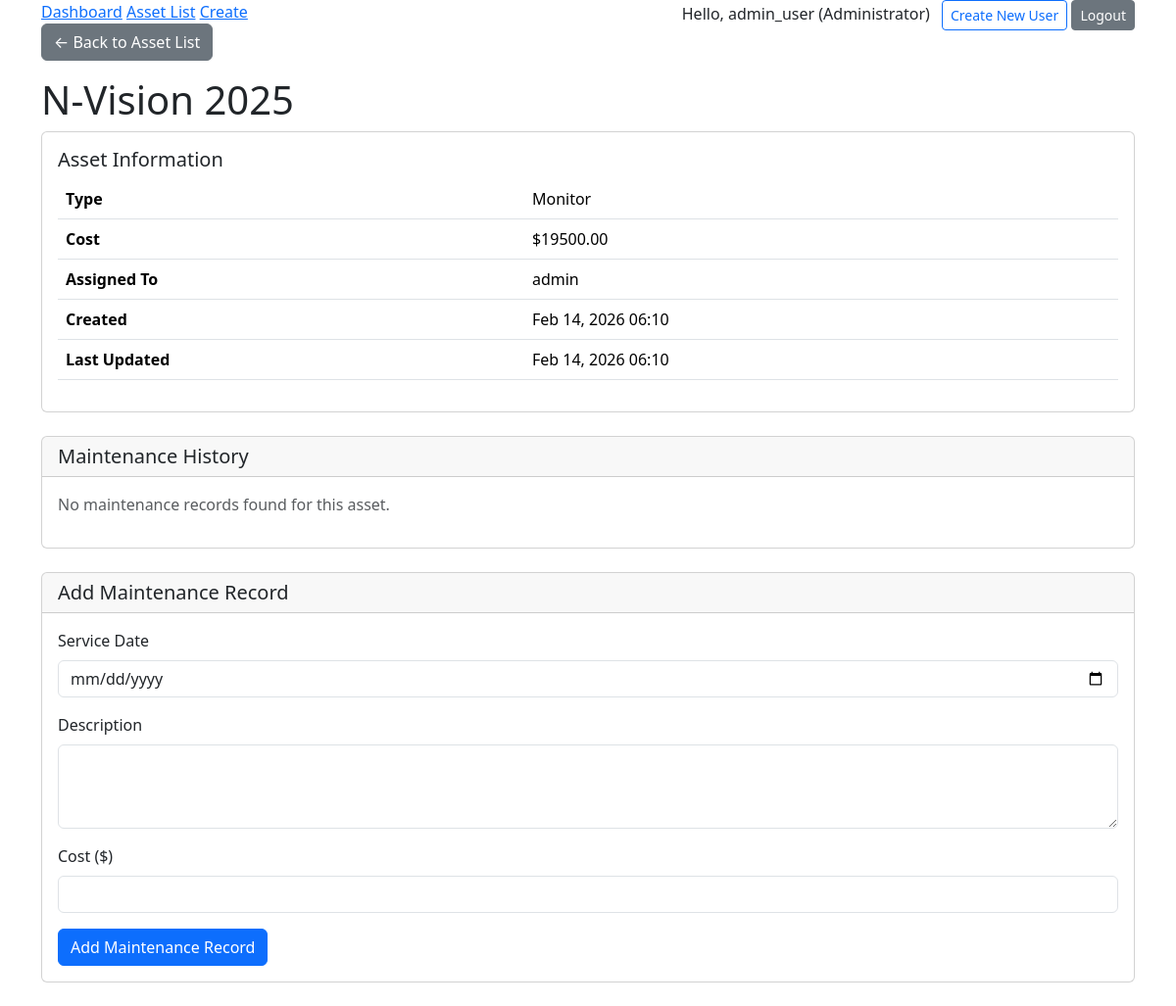
The page /2/detail/ (signed in) on the database its author committed.
### assets/models.py (models this page shows, shortened)
class User(AbstractUser):
    ROLE_CHOICES = (
        ('ADMIN', 'Administrator'),
        ('MANAGER', 'Manager'),
        ('EMPLOYEE', 'Employee'),
    )
    role = models.CharField(max_length=20, choices=ROLE_CHOICES, default='EMPLOYEE')
    @property
    def is_manager_or_admin(self):
        return self.role in ['ADMIN', 'MANAGER'] or self.is_superuser

class TimeStampedModel(models.Model):
    created_at = models.DateTimeField(auto_now_add=True)
    updated_at = models.DateTimeField(auto_now=True)
    class Meta:
        abstract = True

class Asset(TimeStampedModel):
    ASSET_TYPES = (
        ('LAPTOP', 'Laptop'),
        ('MONITOR', 'Monitor'),
        ('PHONE', 'Phone'),
        ('FURNITURE', 'Furniture'),
    )
    name = models.CharField(max_length=100)
    asset_type = models.CharField(max_length=20, choices=ASSET_TYPES)
    cost = models.DecimalField(max_digits=10, decimal_places=2)
    assigned_to = models.ForeignKey(User, on_delete=models.SET_NULL, null=True, blank=True, related_name='assets')
    history = HistoricalRecords()

### assets/views.py (the view)
# urls.py: path('<int:pk>/detail/', AssetDetailView.as_view(), name='asset-detail'),
class AssetDetailView(LoginRequiredMixin, DetailView):
    model = Asset
    template_name = "assets/asset_detail.html"
    context_object_name = "asset"
    def get_context_data(self, **kwargs):
        context = super().get_context_data(**kwargs)
        context['maintenance_logs'] = self.object.maintenance_logs.all()
        context['form'] = MaintenanceLogForm()
        return context

### assets/forms.py
class MaintenanceLogForm(forms.ModelForm):
    class Meta:
        model = MaintenanceLog
        fields = ['service_date', 'description', 'cost']
        widgets = {
            'service_date': forms.DateInput(attrs={'type': 'date', 'class': 'form-control'}),
            'description': forms.Textarea(attrs={'rows': 3, 'class': 'form-control'}),
            'cost': forms.NumberInput(attrs={'class': 'form-control', 'step': '0.01'}),
        }

### assets/templates/assets/asset_detail.html (shortened to what this page needs)
{% extends "assets/base.html" %}
{% block content %}
<div class="mb-3">
    <a href="{% url 'asset-list' %}" class="btn btn-secondary">&larr; Back to Asset List</a>
</div>
<h1>{{ asset.name }}</h1>
<div class="card mb-4">
    <div class="card-body">
        <h5 class="card-title">Asset Information</h5>
        <table class="table">
            <tr>
                <th>Type</th>
                <td>{{ asset.get_asset_type_display }}</td>
            </tr>
            <tr>
                <th>Cost</th>
                <td>${{ asset.cost }}</td>
            </tr>
            <tr>
                <th>Assigned To</th>
                <td>
                    {% if asset.assigned_to %}
                    {{ asset.assigned_to.username }}
                    {% else %}
                    <span class="text-danger">Unassigned</span>
                    {% endif %}
                </td>
            </tr>
            <tr>
                <th>Created</th>
                <td>{{ asset.created_at|date:"M d, Y H:i" }}</td>
            </tr>
            <tr>
                <th>Last Updated</th>
                <td>{{ asset.updated_at|date:"M d, Y H:i" }}</td>
            </tr>
        </table>
    </div>
</div>
<div class="card mb-4">
    <div class="card-header">
        <h5 class="mb-0">Maintenance History</h5>
    </div>
    <div class="card-body">
        {% if maintenance_logs %}
        <table class="table table-striped">
            <thead>
                <tr>
                    <th>Date</th>
                    <th>Description</th>
                    <th>Cost</th>
                </tr>
            </thead>
            <tbody>
                {% for log in maintenance_logs %}
                <tr>
                    <td>{{ log.service_date|date:"M d, Y" }}</td>
                    <td>{{ log.description }}</td>
                    <td>${{ log.cost }}</td>
                </tr>
                {% endfor %}
            </tbody>
        </table>
        {% else %}
        <p class="text-muted">No maintenance records found for this asset.</p>
        {% endif %}
    </div>
</div>
<div class="card mb-4">
    <div class="card-header">
        <h5 class="mb-0">Add Maintenance Record</h5>
    </div>
    <div class="card-body">
        <form method="post" action="{% url 'add-maintenance' asset.pk %}">
            <div class="mb-3">
                <label for="id_service_date" class="form-label">Service Date</label>
                {{ form.service_date }}
            </div>
            <div class="mb-3">
                <label for="id_description" class="form-label">Description</label>
                {{ form.description }}
            </div>
            <div class="mb-3">
                <label for="id_cost" class="form-label">Cost ($)</label>
                {{ form.cost }}
            </div>
            <button type="submit" class="btn btn-primary">Add Maintenance Record</button>
        </form>
    </div>
</div>
{% endblock %}

### assets/templates/assets/base.html (shortened to what this page needs)
<!DOCTYPE html>
<html>
<head>
    <link href="https://cdn.jsdelivr.net/npm/bootstrap@5.3.8/dist/css/bootstrap.min.css" rel="stylesheet">
</head>
<body class="container">
    <nav>
        <a href="{% url 'dashboard' %}">Dashboard</a>
        <a href="{% url 'asset-list' %}">Asset List</a>
        <a href="{% url 'asset-create' %}">Create</a>
        <div style="float:right">
            {% if user.is_authenticated %}
                <span>Hello, {{ user.username }} ({{ user.get_role_display }})</span>
                {% if user.is_manager_or_admin %}
                    <a href="{% url "register" %}" class="btn btn-outline-primary btn-sm ms-2">Create New User</a>
                {% endif %}
                <form action="{% url "logout" %}" method="post" style="display:inline">
                    <button type="submit" class="btn btn-secondary btn-sm">Logout</button>
                </form>
            {% else %}
                <a href="{% url 'login' %}" class="btn btn-primary btn-sm">Login</a>
            {% endif %}
        </div>
    </nav>
    {% block content %}{% endblock %}
</body>
</html>

### rows shown on the page
User: username "admin_user", role "Administrator"
Asset: name "N-Vision 2025", asset_type "Monitor", cost "19500.00", assigned_to.username "admin", created_at "Feb 14, 2026 06:10", updated_at "Feb 14, 2026 06:10"
